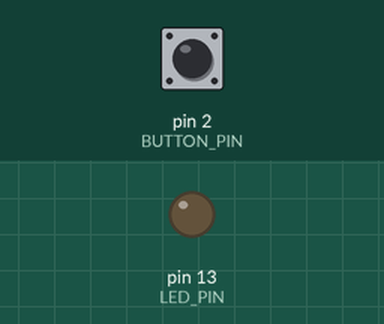
This sketch was run on a simulated Arduino Uno, built with avr-gcc and run on an emulated ATmega328P. On the bench: output pins drawn as LEDs (lit = HIGH). The test bench sets the inputs (shaded band); at power-on: pin 2 (BUTTON_PIN) LOW.

Above: at 1.2 s.
1.3 s: pin 2 (BUTTON_PIN) pulled HIGH for 0.15 s
At 1.37 s:
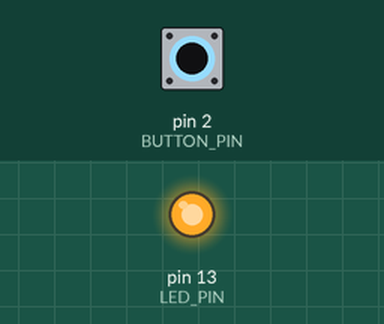
2.9 s: pin 2 (BUTTON_PIN) pulled HIGH for 3.2 s
At 7.1 s:
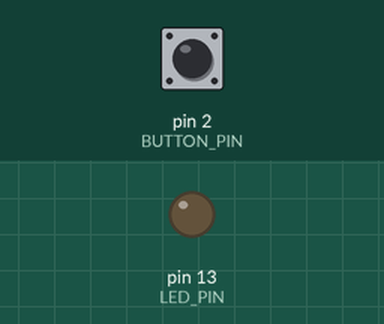
Timing chart, 0 to 8.6 s (numbered marks = the images above; inputs shaded):
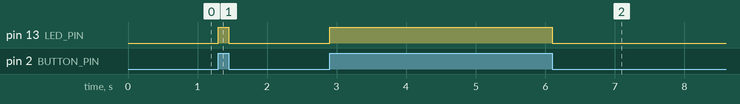

Measured:
- after the input at 1.3 s, pin 13 (LED_PIN): LOW → HIGH at once, → LOW 0.15 s later
- after the input at 2.9 s, pin 13 (LED_PIN): LOW → HIGH at once, → LOW 3.2 s later

The sketch:

button_led.ino
```cpp
#include "Led.h"
#include "ButtonImpl.h"

#define LED_PIN    13
#define BUTTON_PIN 2

Light* led;
Button* button;

void setup(){
  led = new Led(LED_PIN);
  button = new ButtonImpl(BUTTON_PIN);
}

void loop(){
  if (button->isPressed()){
    led->switchOn();
  } else {
    led->switchOff();
  }
};
```

Button.h
```cpp
#ifndef __BUTTON__
#define __BUTTON__

class Button {

public:
  virtual bool isPressed() = 0;
};

#endif
```

ButtonImpl.cpp
```cpp
#include "ButtonImpl.h"
#include "Arduino.h"

ButtonImpl::ButtonImpl(int pin){
  this->pin = pin;
  pinMode(pin, INPUT);
}

bool ButtonImpl::isPressed(){
  return digitalRead(pin) == HIGH;
}
```

ButtonImpl.h
```cpp
#ifndef __BUTTONIMPL__
#define __BUTTONIMPL__

#include "Button.h"

class ButtonImpl: public Button {

public:
  ButtonImpl(int pin);
  bool isPressed();

private:
  int pin;

};

#endif
```

Led.cpp
```cpp
#include "Led.h"
#include "Arduino.h"

Led::Led(int pin){
  this->pin = pin;
  pinMode(pin,OUTPUT);
}

void Led::switchOn(){
  digitalWrite(pin,HIGH);
}

void Led::switchOff(){
  digitalWrite(pin,LOW);
};
```

Led.h
```cpp
#ifndef __LED__
#define __LED__

#include "Light.h"

class Led: public Light {
public:
  Led(int pin);
  void switchOn();
  void switchOff();
private:
  int pin;
};

#endif
```

Light.h
```cpp
#ifndef __LIGHT__
#define __LIGHT__

class Light {
public:
  virtual void switchOn() = 0;
  virtual void switchOff() = 0;
};

#endif
```
